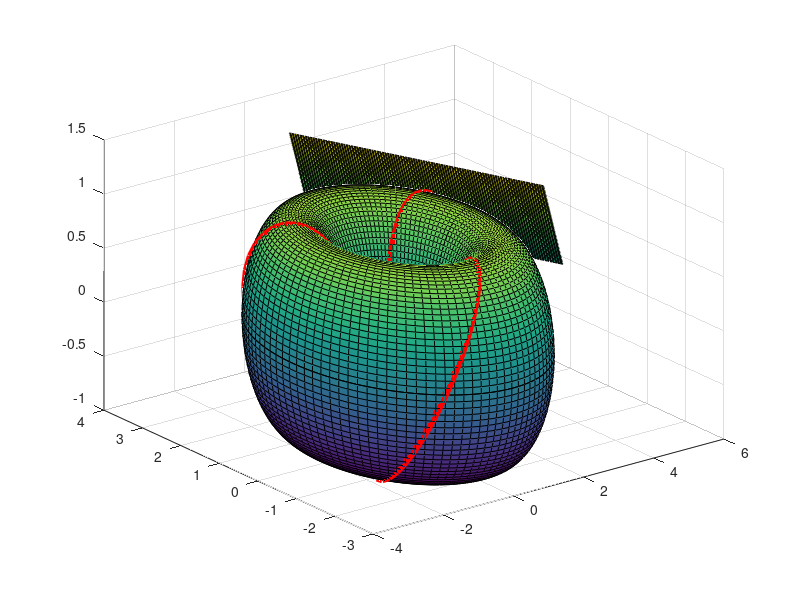
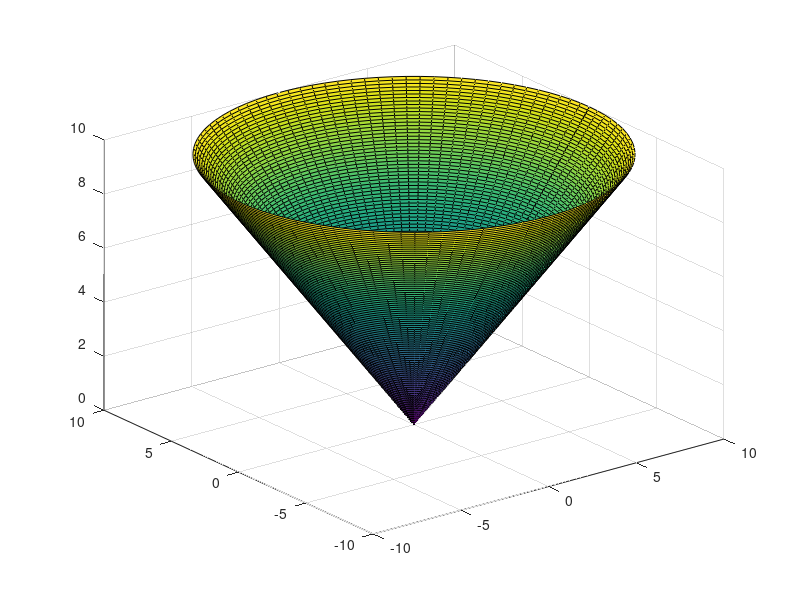
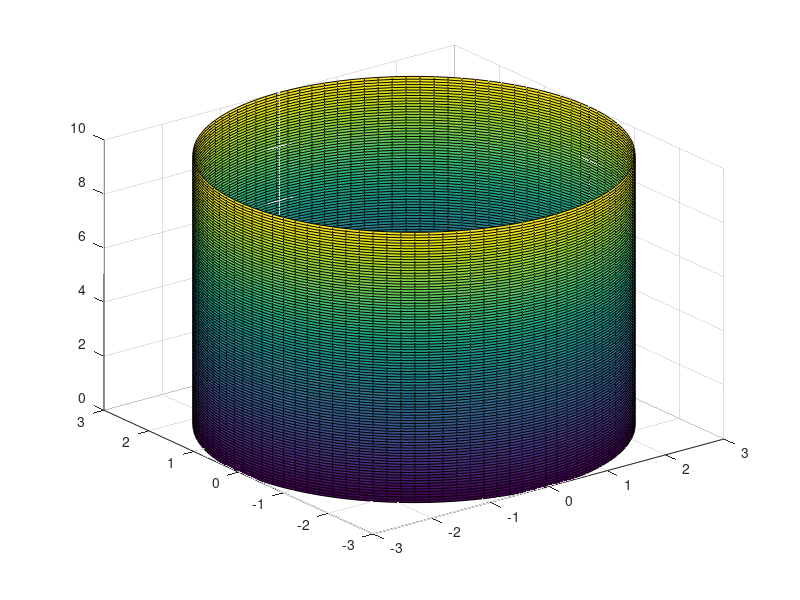
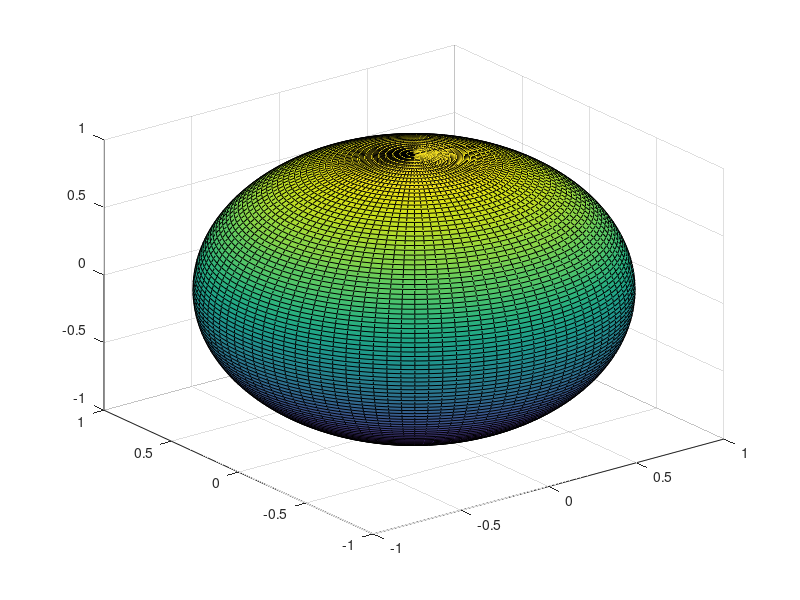

MATLAB code to generate these figures, in order:
fprintf(['Torus - radius of the bigger circle 2,'...
' radius of the smaller circle 1.\n\n'])

pause

t=linspace(0,2*pi);
v=linspace(0,2*pi);
[t,v]=meshgrid(t,v);
x=(2+cos(t)).*cos(v);
y=(2+cos(t)).*sin(v);
z=sin(t);
surf(x,y,z);
hold on
pause
clear t
clear v

fprintf('A tangent plane at t0=pi/3,v_0=pi/6.\n\n')

t0=pi/3; v0=pi/6;
fprintf('A point on the torus.\n')
p=[(2+cos(t0))*cos(v0),(2+cos(t0))*sin(v0),sin(t0)]
fprintf('Tangent vector to one coordinate curve, i.e., fixed v0.\n')
e1=[-sin(t0)*cos(v0),-sin(t0)*sin(v0),cos(t0)]
fprintf('Tangent vector to one coordinate curve, i.e., fixed t0.\n')
e2=[-(2+cos(t0))*sin(v0),(2+cos(t0))*cos(v0),0]
t=linspace(-1,1);
v=linspace(-1,1);
[t,v]=meshgrid(t,v);
A=e1(1).*t+e2(1).*v+p(1);
B=e1(2).*t+e2(2).*v+p(2);
C=p(3)+e1(3).*t;
surf(A,B,C);

clear all
pause
fprintf(['A curve on the torus:\n'...
    '(2+cos(3t))*cos(t),(2+cos(3t))*sin(t),sin(t).\n\n'])

t=linspace(0,2*pi);
x=(2+cos(3.*t)).*cos(t);
y=(2+cos(3.*t)).*sin(t);
z=sin(3.*t);
plot3(x,y,z,'r','LineWidth',5)
hold off

pause
fprintf(['A cone is also a surface of revolution obtained by\n'...
    'revolving a line x=z around the z axis.\n\n'])
pause

figure(2)
t=linspace(0,10);
v=linspace(0,2*pi);
[t,v]=meshgrid(t,v);
x=t.*cos(v);
y=t.*sin(v);
z=t;
surf(x,y,z);

pause
fprintf(['A cylinder with radius 3 is obtained by rotating '...
    'a line x=3 around the z axis.\n\n'])
pause

figure(3)
t=linspace(0,10);
v=linspace(0,2*pi);
[t,v]=meshgrid(t,v);
x=3.*cos(v);
y=3.*sin(v);
z=t;
surf(x,y,z);

pause
fprintf(['A sphere of radius 1 is obtained by rotating\n'...
    'half circle (x,z)=(cos(t),sin(t)), t...(-pi/2,pi/2) around'...
    ' the z axis.\n\n'])
pause

figure(4)
t=linspace(-pi/2,pi/2);
v=linspace(0,2*pi);
[t,v]=meshgrid(t,v);
x=cos(t).*cos(v);
y=cos(t).*sin(v);
z=sin(t);
surf(x,y,z);


